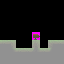

A 2D game scene composited from a Tiled map and its tileset images. What follows is a short description and the map's XML, with every tile layer's data as written:
An orthogonal 8x8 tile map with 8x8 px tiles, 2 tile layers (foreground, flagmap), 2 tilesets.

<map version="1.0" orientation="orthogonal" renderorder="right-down" width="8" height="8" tilewidth="8" tileheight="8" nextobjectid="1">
 <tileset firstgid="1" name="ztiles-foreground" tilewidth="8" tileheight="8" tilecount="512" columns="16">
  <image source="ztiles-foreground.png" trans="ff00ff" width="128" height="128" />
 </tileset>
 <tileset firstgid="513" name="tiled-collission" tilewidth="8" tileheight="8" tilecount="64" columns="16">
  <image source="../../../tools/assetmanager/tiled-collission.png" trans="ff00ff" width="128" height="32" />
 </tileset>
 <layer name="foreground" width="8" height="8">
  <data encoding="csv">
0,0,0,0,0,0,0,0,
0,0,0,0,0,0,0,0,
0,0,0,0,0,0,0,0,
0,0,0,0,0,0,0,0,
0,0,0,0,118,0,0,0,
1,4,0,0,8,0,6,2,
17,56,1,2,70,2,55,17,
17,17,17,17,17,17,17,17
</data>
 </layer>
 <layer name="flagmap" width="8" height="8">
  <data encoding="csv">
0,0,0,0,0,0,0,0,
0,0,0,0,0,0,0,0,
0,0,0,0,0,0,0,0,
0,0,0,0,0,0,0,0,
0,0,0,0,0,0,0,0,
513,513,0,0,513,0,513,513,
513,513,513,513,513,513,513,513,
513,513,513,513,513,513,513,513
</data>
 </layer>
</map>